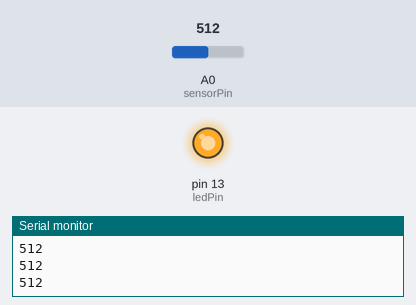
A sketch run on a simulated Arduino Uno, built with avr-gcc and run on an emulated ATmega328P. Shown: output pins drawn as LEDs (lit = HIGH), the last lines printed to the serial monitor. The inputs (shaded band) are chosen by the test bench; at power-on: A0 (sensorPin) = 512.

Above: at 1.2 s.
1.3 s: A0 (sensorPin) set to 12
2.8 s: A0 (sensorPin) set to 9
At 3.7 s:
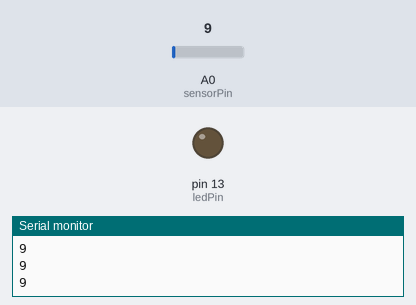
4.3 s: A0 (sensorPin) set to 122
At 4.7 s:
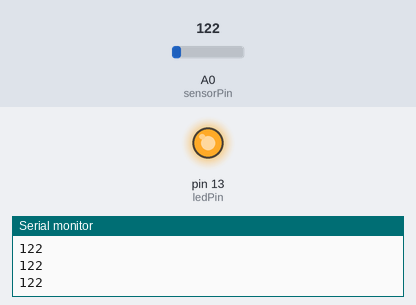
5.8 s: A0 (sensorPin) set to 0
At 7.2 s:
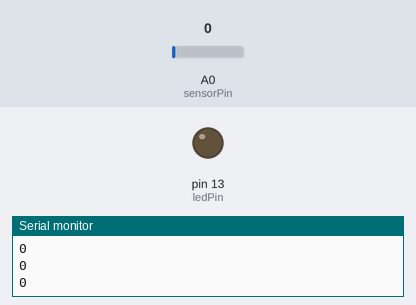
Timing chart, 0 to 8.3 s (numbered marks = the images above; inputs shaded):
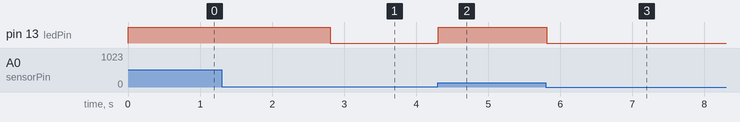

Measured:
- the behaviour switches between 11 and 10 on A0 (sensorPin) (found by bisection; images 0 and 1)
- after the input at 2.8 s, pin 13 (ledPin): HIGH → LOW at once
- after the input at 4.3 s, pin 13 (ledPin): LOW → HIGH at once
- after the input at 5.8 s, pin 13 (ledPin): HIGH → LOW at once

The sketch:

analogsound.ino
```cpp
int sensorPin = A0; // select the input pin for the potentiometer
int ledPin = 13; // select the pin for the LED
int sensorValue = 0; // variable to store the value coming from the sensor

void setup ()
{
  pinMode (ledPin, OUTPUT);
  Serial.begin (9600);
}

void loop ()
{
  sensorValue = analogRead (sensorPin);
  Serial.println (sensorValue, DEC);
  if (sensorValue >= 11) {
    digitalWrite(ledPin, HIGH);
    delay(100);
  }else{
    digitalWrite(ledPin, LOW);
  }

}
```
